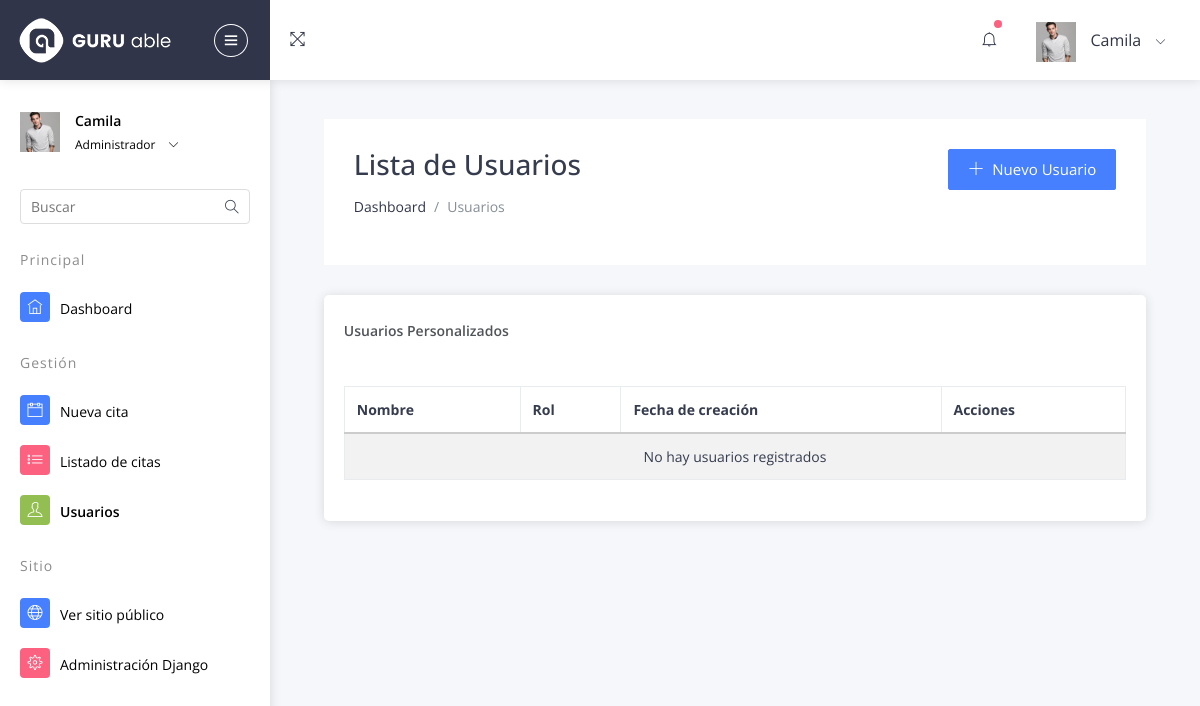
Before: /usuarios/ (signed in) with the older database file.
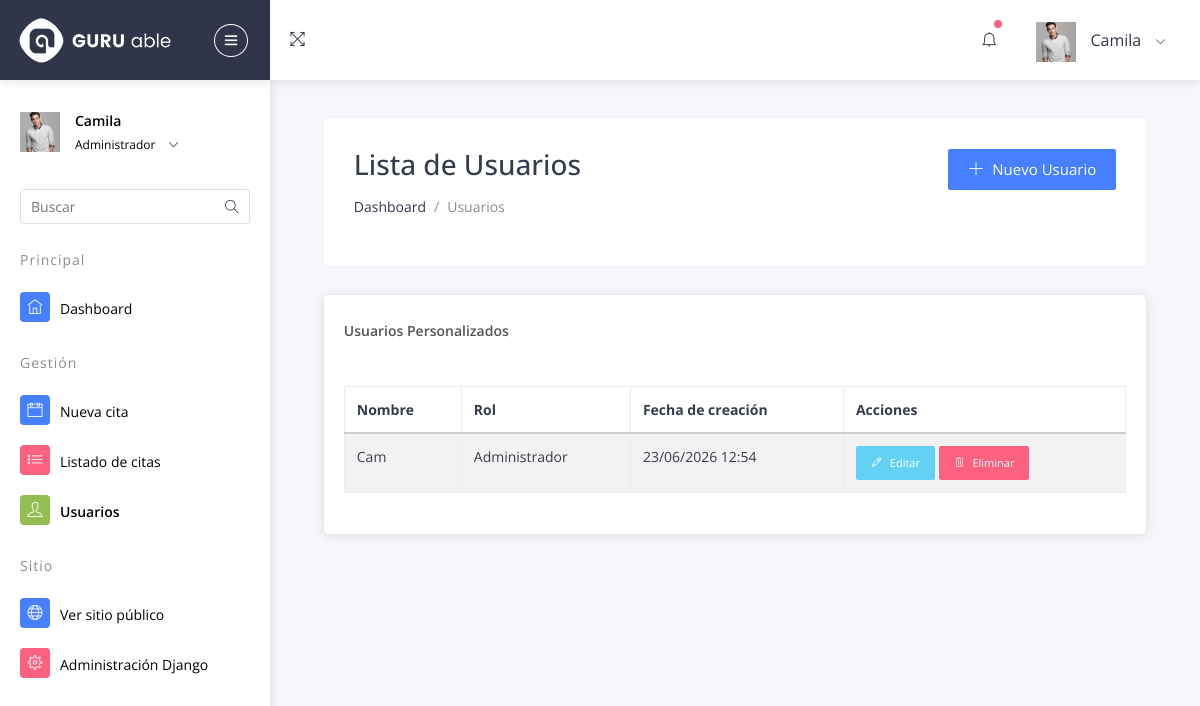
After: the same page with the newer database file.
### inicio/models.py (models this page shows, shortened)
class UsuarioPersonalizado(models.Model):
    nombre = models.CharField(max_length=120, verbose_name='Nombre')
    rol = models.CharField(max_length=50, verbose_name='Rol')
    created_at = models.DateTimeField(auto_now_add=True)
    class Meta:
        verbose_name = 'Usuario Personalizado'
        verbose_name_plural = 'Usuarios Personalizados'
        ordering = ['-created_at']

### inicio/views.py (the view)
# urls.py: path('usuarios/', views.lista_usuarios, name='lista_usuarios'),
@login_required
def lista_usuarios(request):
    usuarios = UsuarioPersonalizado.objects.all()
    return render(request, 'private/usuarios/lista.html', {'usuarios': usuarios})

### inicio/templates/private/usuarios/lista.html (shortened to what this page needs)
{% extends "private/base.html" %}
{% block contenido %}
<div class="container-fluid">
  <div class="page-header">
    <div class="row">
      <div class="col-lg-6">
        <h3>Lista de Usuarios</h3>
        <ol class="breadcrumb">
          <li class="breadcrumb-item"><a href="{% url 'dashboard' %}">Dashboard</a></li>
          <li class="breadcrumb-item active">Usuarios</li>
        </ol>
      </div>
      <div class="col-lg-6 text-right">
        <a href="{% url 'crear_usuario' %}" class="btn btn-primary">
          <i class="ti-plus"></i> Nuevo Usuario
        </a>
      </div>
    </div>
  </div>
  <div class="row">
    <div class="col-sm-12">
      <div class="card">
        <div class="card-header">
          <h5>Usuarios Personalizados</h5>
        </div>
        <div class="card-body">
          <div class="dt-responsive table-responsive">
            <table class="table table-striped table-bordered nowrap">
              <thead>
                <tr>
                  <th>Nombre</th>
                  <th>Rol</th>
                  <th>Fecha de creación</th>
                  <th>Acciones</th>
                </tr>
              </thead>
              <tbody>
                {% for usuario in usuarios %}
                <tr>
                  <td>{{ usuario.nombre }}</td>
                  <td>{{ usuario.rol }}</td>
                  <td>{{ usuario.created_at|date:"d/m/Y H:i" }}</td>
                  <td>
                    <a href="{% url 'editar_usuario' usuario.id %}" class="btn btn-sm btn-info">
                      <i class="ti-pencil"></i> Editar
                    </a>
                    <a href="{% url 'eliminar_usuario' usuario.id %}" class="btn btn-sm btn-danger">
                      <i class="ti-trash"></i> Eliminar
                    </a>
                  </td>
                </tr>
                {% empty %}
                <tr>
                  <td colspan="4" class="text-center">No hay usuarios registrados</td>
                </tr>
                {% endfor %}
              </tbody>
            </table>
          </div>
        </div>
      </div>
    </div>
  </div>
</div>
{% endblock %}

Changed rows visible on the page:
added UsuarioPersonalizado: nombre "Cam", rol "Administrador", created_at "23/06/2026 12:54"
Other visible differences:
text no longer shown: "No hay usuarios registrados"
